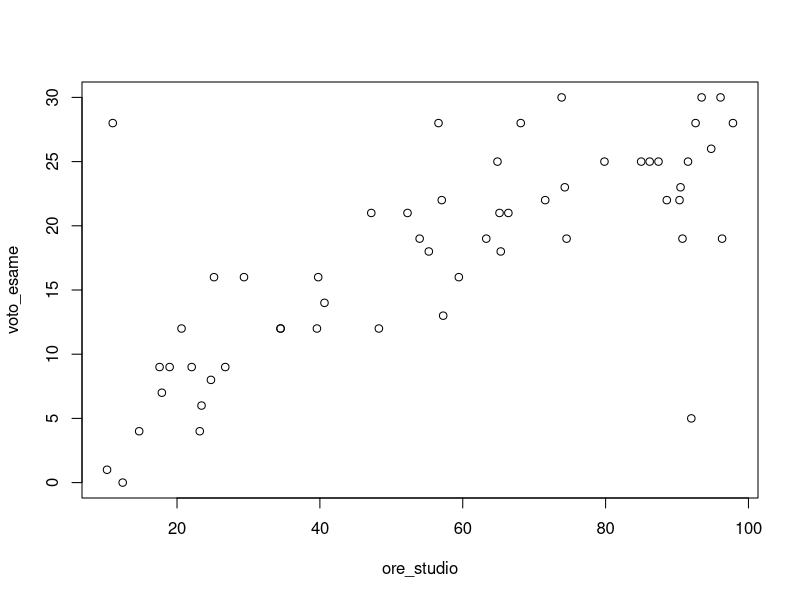

Here is the R script that generated this plot: (Note: this script raises an error after producing the figure.)
## ---- chunk 1
library(car)

dati <- read.csv("performance_studente.csv")
head(dati)
plot(voto_esame ~ ore_studio, data = dati)
## ---- chunk 2
mod2log <- lm(voto_esame ~ log(ore_studio), data = dati, subset = -outliers)
summary(mod2log)
## ---- chunk 3
qqPlot(residuals(mod2log))
plot(residuals(mod2log) ~ fitted(mod2log))
abline(h = 0, col = "red")
